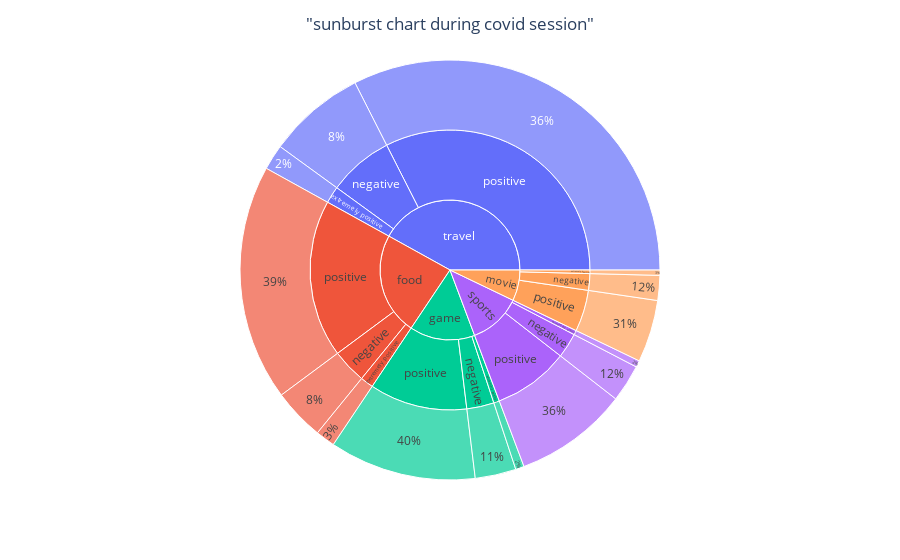

The notebook cell saved with this chart:
### Code cell
dafter=pd.concat([data1,data3,data5,data7,data9])
dafter=pd.DataFrame(dafter.groupby(["type","sentiment"]).count()['length'])
dafter.columns=["count"]
dafter=dafter.reset_index()
dafter2=dafter.groupby(['type']).sum()
dafter2=dafter2.reset_index()
dafter['percentage']=dafter['count'].map('{:,.2f}'.format)
for i in range(len(dafter)):
    for j in range(len(dafter2)):
        if dafter.iloc[i]["type"]==dafter2.iloc[j]["type"]:
            dafter.at[i, 'percentage']=(dafter.iloc[i]["count"]/dafter2.iloc[j]['count'])
dafter['percentage']=dafter['percentage'].map('{:,.0%}'.format)
dafter=dafter[dafter['count']>1000]
dafter=dafter[dafter['sentiment']!='neutral']
fig = px.sunburst(dafter, path=['type', 'sentiment','percentage'], values='count')
fig.update_layout(title_text='"sunburst chart during covid session"', title_x=0.5)
fig.show()

### Figure 1 — Plotly figure (JSON) as saved in the notebook; plotly's stock layout.template omitted (floating-point values rounded to 4 significant figures)
{"data": [{"branchvalues": "total", "domain": {"x": [0, 1], "y": [0, 1]}, "hovertemplate": "labels=%{label}<br>count=%{value}<br>parent=%{parent}<br>id=%{id}<extra></extra>", "ids": ["game/negative/11%", "movie/negative/12%", "sports/negative/12%", "game/extremely positive/2%", "sports/extremely positive/2%", "travel/extremely positive/2%", "food/extremely positive/3%", "movie/extremely positive/3%", "movie/positive/31%", "sports/positive/36%", "travel/positive/36%", "food/positive/39%", "game/positive/40%", "food/negative/8%", "travel/negative/8%", "food/extremely positive", "game/extremely positive", "movie/extremely positive", "sports/extremely positive", "travel/extremely positive", "food/negative", "game/negative", "movie/negative", "sports/negative", "travel/negative", "food/positive", "game/positive", "movie/positive", "sports/positive", "travel/positive", "food", "game", "movie", "sports", "travel"], "labels": ["11%", "12%", "12%", "2%", "2%", "2%", "3%", "3%", "31%", "36%", "36%", "39%", "40%", "8%", "8%", "extremely positive", "extremely positive", "extremely positive", "extremely positive", "extremely positive", "negative", "negative", "negative", "negative", "negative", "positive", "positive", "positive", "positive", "positive", "food", "game", "movie", "sports", "travel"], "name": "", "parents": ["game/negative", "movie/negative", "sports/negative", "game/extremely positive", "sports/extremely positive", "travel/extremely positive", "food/extremely positive", "movie/extremely positive", "movie/positive", "sports/positive", "travel/positive", "food/positive", "game/positive", "food/negative", "travel/negative", "food", "game", "movie", "sports", "travel", "food", "game", "movie", "sports", "travel", "food", "game", "movie", "sports", "travel", "", "", "", "", ""], "type": "sunburst", "values": [8960, 5456, 8201, 1877, 1456, 5562, 4259, 1165, 13640, 24888, 92381, 51763, 32140, 11295, 21400, 4259, 1877, 1165, 1456, 5562, 11295, 8960, 5456, 8201, 21400, 51763, 32140, 13640, 24888, 92381, 67317, 42977, 20261, 34545, 119343]}], "layout": {"legend": {"tracegroupgap": 0}, "margin": {"t": 60}, "title": {"text": "\"sunburst chart during covid session\"", "x": 0.5}}}
